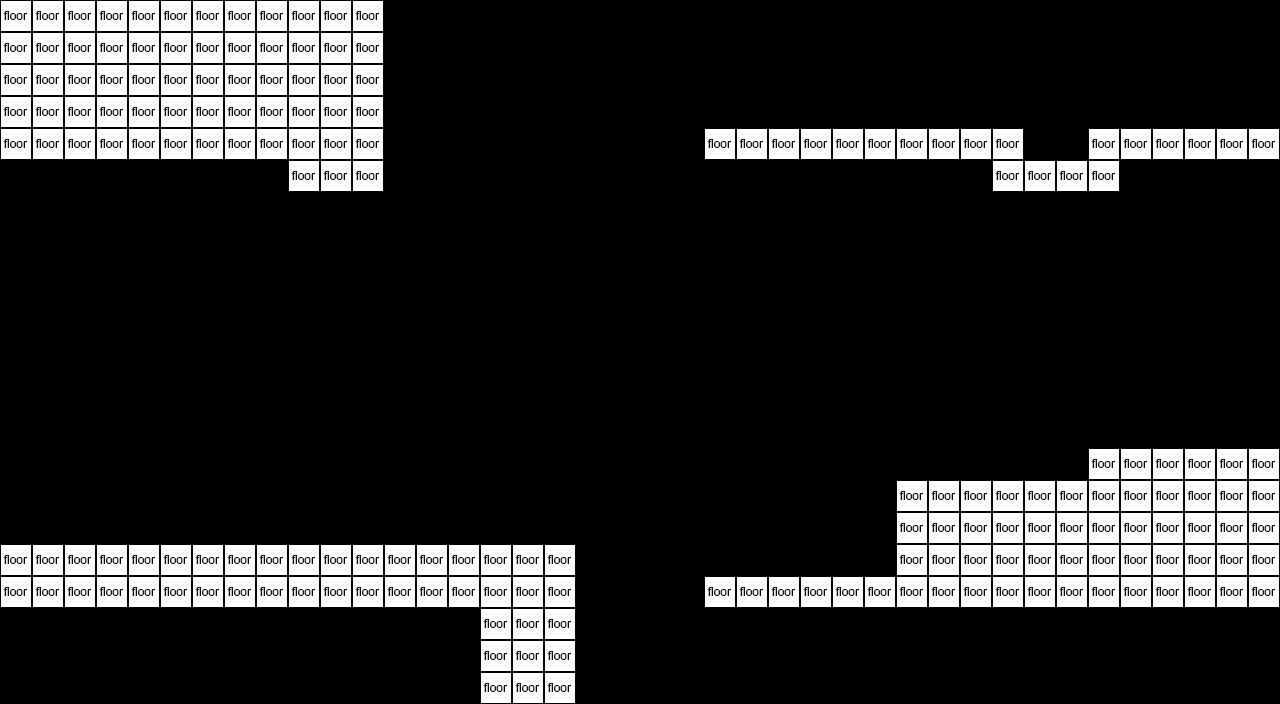

This game map was drawn from its Tiled (.tmx) file and the tilesets committed beside it. A one-line description and the trimmed map source follow:
An orthogonal 40x22 tile map with 32x32 px tiles, 1 tile layer (Tile Layer 1).

<map version="1.0" orientation="orthogonal" renderorder="right-down" width="40" height="22" tilewidth="32" tileheight="32">
 <tileset firstgid="1" name="Floor" tilewidth="32" tileheight="32">
  <image source="../../images/floor.png" width="32" height="32" />
 </tileset>
 <layer name="Tile Layer 1" width="40" height="22">
  <data>[880 cells, 188 non-empty, 1 distinct tile ids]</data>
 </layer>
</map>